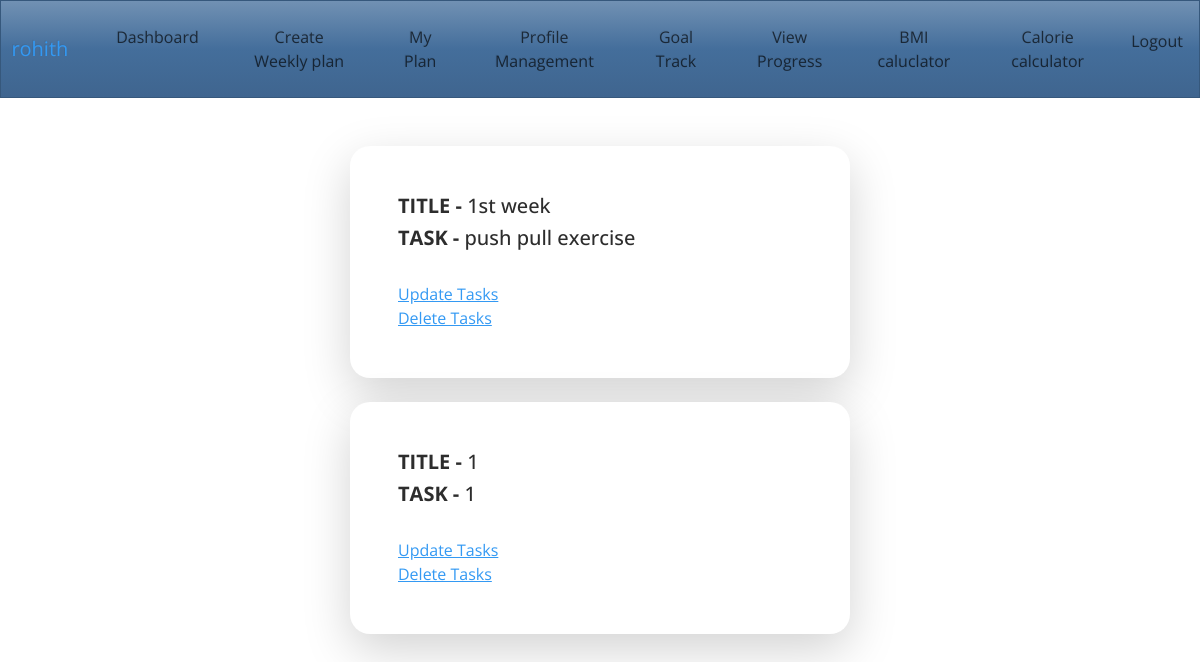
The page /my-tasks (signed in) on the database its author committed.
### journal/models.py (models this page shows)
class Thought(models.Model):
    title = models.CharField(max_length=150)
    content = models.CharField(max_length=1000)
    date_now = models.DateTimeField(default=timezone.now) #This is will automatically set created date for our conetnts stored in the database
    user = models.ForeignKey(User, max_length=10, on_delete=models.CASCADE, null = True)

### journal/views.py (the view)
# urls.py: path('my-tasks', views.my_tasks,name = 'my-tasks'),
@login_required(login_url = 'my-login')
def my_tasks(request):
    current_user = request.user.id #request the id if the user whi is currently logged in
    thought = Thought.objects.all().filter(user=current_user) #we are trying to fetch the thought objects of the current logged in user
    context = {'AllThoughts': thought}
    return render(request, 'journal/my-tasks.html', context)

### journal/templates/journal/my-tasks.html
{% extends 'journal/navbar.html'%}
{% block content %}
    <br>
    {%for thought in AllThoughts %}
        <br>
        <div class="container bg-white shadow-lg p-5 form-layout">
            <h5> <strong> TITLE - </strong> {{thought.title}} </h5>
            <h5> <strong> TASK - </strong> {{thought.content}} </h5>
            <br>
            <a href = "{% url 'update-tasks' thought.id %}">  Update Tasks </a>
            <br>
            <a href = "{% url 'delete-tasks' thought.id %}">  Delete Tasks </a>
        </div>
    {% endfor %}
{% endblock %}

### journal/templates/journal/navbar.html (shortened to what this page needs)
{% load static %}
<htnml>
    <head>
        <link rel="stylesheet" type="text/css" href="https://bootswatch.com/5/spacelab/bootstrap.min.css">
        <link rel="stylesheet" type="text/css" href="{% static 'css/styles.css'%}">
    </head>
    <nav class="navbar navbar-expand-lg navbar-light bg-primary justify-content-center">
        <a class="navbar-brand main-heading">
          &nbsp; {{user}}
        </a>
          <div class="collapse navbar-collapse text-center" id="navbarNavDropdown">
            <ul class="navbar-nav ml-auto">
              <li class="nav-link">
                <a class="nav-link"  href="{% url 'dashboard' %}"> Dashboard </a>
              </li>
              <li class="nav-link">
                <a class="nav-link"  href=' {% url 'create-tasks' %} ' > Create Weekly plan </a>
              </li>
              <li class="nav-link">
                <a class="nav-link"  href=' {% url 'my-tasks' %} ' > My Plan </a>
              </li>
              <li class="nav-link">
                <a class="nav-link"  href=' {% url 'profile-management' %} ' > Profile Management </a>
              </li>
              <li class="nav-link">
                <a class="nav-link"  href=' {% url 'create-fit' %} ' > Goal Track </a>
              </li>
              <li class="nav-link">
                <a class="nav-link"  href=' {% url 'my-fit' %} ' > View Progress </a>
              </li>
              <li class="nav-link">
                <a class="nav-link"  href=' {% url 'convert' %} ' > BMI caluclator </a>
              </li>
              <li class="nav-link">
                <a class="nav-link"  href=' {% url 'calorie-cal' %} ' > Calorie calculator </a>
              </li>
            </ul>
          </div>
          <div class="collapse navbar-collapse text-center justify-content-end " id="navbarNavDropdown ">
            <ul class="navbar-nav ml-auto">
              <li class="nav-link">
                <a class="nav-link"  href=' {% url 'user-logout' %} ' > Logout </a>
              </li>
            </ul>
          </div>
    </nav>
    {% block content %}
     {% endblock content %}
</htnml>

### static/css/styles.css (style rules this page uses)
.form-layout { border-radius: 20px; width: 500px; }

### rows shown on the page
Thought: title "1st week", content "push pull exercise"
Thought: title "1", content "1"

### other values the page prints
{{ user }} "rohith"
